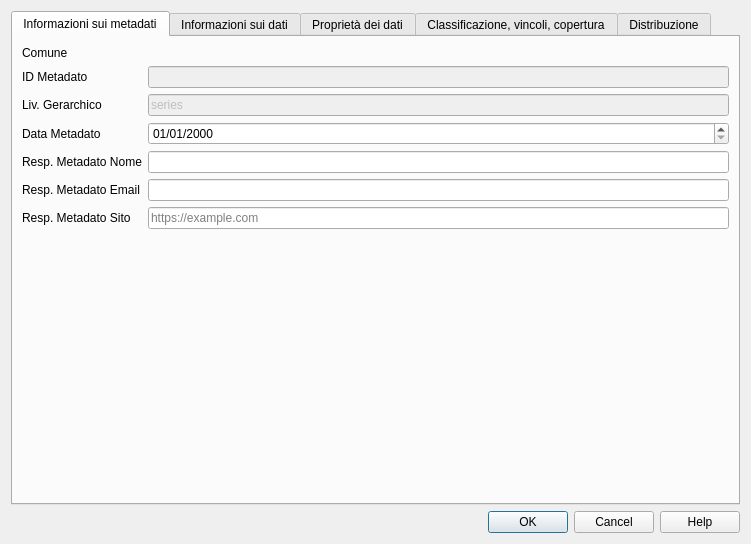
<?xml version="1.0" encoding="UTF-8"?>
<ui version="4.0">
 <class>EditMetadatiDialog</class>
 <widget class="QDialog" name="EditMetadatiDialog">
  <property name="geometry">
   <rect>
    <x>0</x>
    <y>0</y>
    <width>751</width>
    <height>544</height>
   </rect>
  </property>
  <property name="minimumSize">
   <size>
    <width>751</width>
    <height>0</height>
   </size>
  </property>
  <property name="windowTitle">
   <string>MzS Tools - Project Metadata</string>
  </property>
  <layout class="QVBoxLayout" name="verticalLayout">
   <item>
    <widget class="QTabWidget" name="tabWidget">
     <property name="currentIndex">
      <number>0</number>
     </property>
     <widget class="QWidget" name="tab_4">
      <attribute name="title">
       <string>Informazioni sui metadati</string>
      </attribute>
      <layout class="QFormLayout" name="formLayout_4">
       <item row="1" column="0">
        <widget class="QLabel" name="label_id_metadato">
         <property name="text">
          <string>ID Metadato</string>
         </property>
        </widget>
       </item>
       <item row="1" column="1">
        <widget class="QLineEdit" name="id_metadato">
         <property name="enabled">
          <bool>false</bool>
         </property>
        </widget>
       </item>
       <item row="2" column="1">
        <widget class="QLineEdit" name="liv_gerarchico">
         <property name="enabled">
          <bool>false</bool>
         </property>
         <property name="text">
          <string>series</string>
         </property>
        </widget>
       </item>
       <item row="2" column="0">
        <widget class="QLabel" name="label_liv_gerarchico">
         <property name="text">
          <string>Liv. Gerarchico</string>
         </property>
        </widget>
       </item>
       <item row="3" column="0">
        <widget class="QLabel" name="label_data_metadato">
         <property name="text">
          <string>Data Metadato</string>
         </property>
        </widget>
       </item>
       <item row="4" column="1">
        <widget class="QLineEdit" name="resp_metadato_nome">
         <property name="toolTip">
          <string>Inserire il nome e cognome dell'autore dello studio</string>
         </property>
        </widget>
       </item>
       <item row="4" column="0">
        <widget class="QLabel" name="label_resp_metadato_nome">
         <property name="text">
          <string>Resp. Metadato Nome</string>
         </property>
        </widget>
       </item>
       <item row="5" column="1">
        <widget class="QLineEdit" name="resp_metadato_email">
         <property name="toolTip">
          <string>Email dell'autore dello studio</string>
         </property>
        </widget>
       </item>
       <item row="5" column="0">
        <widget class="QLabel" name="label_resp_metadato_email">
         <property name="text">
          <string>Resp. Metadato Email</string>
         </property>
        </widget>
       </item>
       <item row="6" column="1">
        <widget class="QLineEdit" name="resp_metadato_sito">
         <property name="toolTip">
          <string>Inserire eventuale sito web dell'autore dello studio</string>
         </property>
         <property name="placeholderText">
          <string>https://example.com</string>
         </property>
        </widget>
       </item>
       <item row="6" column="0">
        <widget class="QLabel" name="label_resp_metadato_sito">
         <property name="text">
          <string>Resp. Metadato Sito</string>
         </property>
        </widget>
       </item>
       <item row="3" column="1">
        <widget class="QgsDateTimeEdit" name="data_metadato">
         <property name="displayFormat">
          <string>dd/MM/yyyy</string>
         </property>
        </widget>
       </item>
       <item row="0" column="0">
        <widget class="QLabel" name="comuneLabel">
         <property name="text">
          <string>Comune</string>
         </property>
        </widget>
       </item>
       <item row="0" column="1">
        <widget class="QLabel" name="comune_info">
         <property name="font">
          <font>
           <weight>75</weight>
           <bold>true</bold>
          </font>
         </property>
         <property name="text">
          <string/>
         </property>
        </widget>
       </item>
      </layout>
     </widget>
     <widget class="QWidget" name="tab">
      <attribute name="title">
       <string>Informazioni sui dati</string>
      </attribute>
      <layout class="QFormLayout" name="formLayout_5">
       <item row="0" column="0">
        <widget class="QLabel" name="label_srs_dati">
         <property name="text">
          <string>SRS Dati</string>
         </property>
        </widget>
       </item>
       <item row="0" column="1">
        <widget class="QLineEdit" name="srs_dati">
         <property name="enabled">
          <bool>false</bool>
         </property>
         <property name="text">
          <string>32633</string>
         </property>
        </widget>
       </item>
       <item row="1" column="0">
        <widget class="QLabel" name="label_tipo_dato">
         <property name="text">
          <string>Tipo Dato</string>
         </property>
        </widget>
       </item>
       <item row="1" column="1">
        <widget class="QLineEdit" name="tipo_dato">
         <property name="enabled">
          <bool>false</bool>
         </property>
         <property name="text">
          <string>vector</string>
         </property>
        </widget>
       </item>
       <item row="2" column="0">
        <widget class="QLabel" name="label_formato">
         <property name="text">
          <string>Formato</string>
         </property>
        </widget>
       </item>
       <item row="2" column="1">
        <widget class="QLineEdit" name="formato">
         <property name="enabled">
          <bool>false</bool>
         </property>
         <property name="text">
          <string>mapDigital</string>
         </property>
        </widget>
       </item>
       <item row="3" column="0">
        <widget class="QLabel" name="label_data_dato">
         <property name="text">
          <string>Data Dato</string>
         </property>
        </widget>
       </item>
       <item row="3" column="1">
        <widget class="QgsDateTimeEdit" name="data_dato">
         <property name="displayFormat">
          <string>dd/MM/yyyy</string>
         </property>
        </widget>
       </item>
       <item row="4" column="0">
        <widget class="QLabel" name="label_precisione">
         <property name="text">
          <string>Precisione</string>
         </property>
        </widget>
       </item>
       <item row="4" column="1">
        <widget class="QLineEdit" name="precisione">
         <property name="toolTip">
          <string>Precisione del dato (errore in metri)</string>
         </property>
         <property name="placeholderText">
          <string>0.2</string>
         </property>
        </widget>
       </item>
       <item row="5" column="0">
        <widget class="QLabel" name="label_desc_dato">
         <property name="text">
          <string>Descrizione Dato</string>
         </property>
        </widget>
       </item>
       <item row="5" column="1">
        <widget class="QTextEdit" name="desc_dato">
         <property name="maximumSize">
          <size>
           <width>16777215</width>
           <height>99</height>
          </size>
         </property>
         <property name="toolTip">
          <string>Descrizione dei dati</string>
         </property>
         <property name="acceptRichText">
          <bool>false</bool>
         </property>
         <property name="placeholderText">
          <string>Studi di Microzonazione Sismica di livello (n) relativi al comune di ... </string>
         </property>
        </widget>
       </item>
       <item row="6" column="0">
        <widget class="QLabel" name="label_genealogia">
         <property name="text">
          <string>Genealogia</string>
         </property>
        </widget>
       </item>
       <item row="6" column="1">
        <widget class="QTextEdit" name="genealogia">
         <property name="maximumSize">
          <size>
           <width>16777215</width>
           <height>100</height>
          </size>
         </property>
         <property name="toolTip">
          <string>Descrizione della provenienza e dei processi di elaborazione dei dati</string>
         </property>
         <property name="acceptRichText">
          <bool>false</bool>
         </property>
        </widget>
       </item>
      </layout>
     </widget>
     <widget class="QWidget" name="tab_3">
      <attribute name="title">
       <string>Proprietà dei dati</string>
      </attribute>
      <layout class="QFormLayout" name="formLayout_3">
       <item row="0" column="1">
        <widget class="QLineEdit" name="proprieta_dato_nome">
         <property name="placeholderText">
          <string>Regione (nome)</string>
         </property>
        </widget>
       </item>
       <item row="0" column="0">
        <widget class="QLabel" name="label_proprieta_dato_nome">
         <property name="text">
          <string>Nome del proprietario </string>
         </property>
        </widget>
       </item>
       <item row="1" column="1">
        <widget class="QLineEdit" name="proprieta_dato_email"/>
       </item>
       <item row="1" column="0">
        <widget class="QLabel" name="label_proprieta_dato_email">
         <property name="text">
          <string>Email del proprietario</string>
         </property>
        </widget>
       </item>
       <item row="2" column="1">
        <widget class="QLineEdit" name="proprieta_dato_sito"/>
       </item>
       <item row="2" column="0">
        <widget class="QLabel" name="label_proprieta_dato_sito">
         <property name="text">
          <string>Sito web del proprietario</string>
         </property>
        </widget>
       </item>
       <item row="3" column="1">
        <widget class="QLineEdit" name="ruolo">
         <property name="enabled">
          <bool>false</bool>
         </property>
         <property name="text">
          <string>owner</string>
         </property>
        </widget>
       </item>
       <item row="3" column="0">
        <widget class="QLabel" name="label_ruolo">
         <property name="text">
          <string>Ruolo</string>
         </property>
        </widget>
       </item>
       <item row="4" column="1">
        <widget class="QLineEdit" name="contatto_dato_nome">
         <property name="placeholderText">
          <string>Regione (nome)</string>
         </property>
        </widget>
       </item>
       <item row="4" column="0">
        <widget class="QLabel" name="label_contatto_dato_nome">
         <property name="text">
          <string>Nome del punto di contatto</string>
         </property>
        </widget>
       </item>
       <item row="5" column="1">
        <widget class="QLineEdit" name="contatto_dato_email"/>
       </item>
       <item row="5" column="0">
        <widget class="QLabel" name="label_contatto_dato_email">
         <property name="text">
          <string>Email del punto di contatto</string>
         </property>
        </widget>
       </item>
       <item row="6" column="1">
        <widget class="QLineEdit" name="contatto_dato_sito"/>
       </item>
       <item row="6" column="0">
        <widget class="QLabel" name="label_contatto_dato_sito">
         <property name="text">
          <string>Sito web del punto di contatto</string>
         </property>
        </widget>
       </item>
      </layout>
     </widget>
     <widget class="QWidget" name="tab_2">
      <attribute name="title">
       <string>Classificazione, vincoli, copertura</string>
      </attribute>
      <layout class="QFormLayout" name="formLayout_6">
       <item row="0" column="0">
        <widget class="QLabel" name="label_keywords">
         <property name="text">
          <string>Keywords</string>
         </property>
        </widget>
       </item>
       <item row="0" column="1">
        <widget class="QLineEdit" name="keywords">
         <property name="text">
          <string>Microzonazione Sismica, Pericolosità Sismica</string>
         </property>
        </widget>
       </item>
       <item row="1" column="0">
        <widget class="QLabel" name="label_keywords_inspire">
         <property name="text">
          <string>Keywords Inspire</string>
         </property>
        </widget>
       </item>
       <item row="1" column="1">
        <widget class="QLineEdit" name="keywords_inspire">
         <property name="text">
          <string>Zone a rischio naturale, Geologia</string>
         </property>
        </widget>
       </item>
       <item row="2" column="0">
        <widget class="QLabel" name="label_limitazione">
         <property name="text">
          <string>Limitazione</string>
         </property>
        </widget>
       </item>
       <item row="2" column="1">
        <widget class="QLineEdit" name="limitazione">
         <property name="enabled">
          <bool>false</bool>
         </property>
         <property name="text">
          <string>nessuna limitazione</string>
         </property>
        </widget>
       </item>
       <item row="3" column="0">
        <widget class="QLabel" name="label_vincoli_accesso">
         <property name="text">
          <string>Vincoli Accesso</string>
         </property>
        </widget>
       </item>
       <item row="3" column="1">
        <widget class="QLineEdit" name="vincoli_accesso">
         <property name="enabled">
          <bool>false</bool>
         </property>
         <property name="text">
          <string>nessuno</string>
         </property>
        </widget>
       </item>
       <item row="4" column="0">
        <widget class="QLabel" name="label_vincoli_fruibilita">
         <property name="text">
          <string>Vincoli Fruibilità</string>
         </property>
        </widget>
       </item>
       <item row="4" column="1">
        <widget class="QLineEdit" name="vincoli_fruibilita">
         <property name="enabled">
          <bool>false</bool>
         </property>
         <property name="text">
          <string>nessuno</string>
         </property>
        </widget>
       </item>
       <item row="5" column="0">
        <widget class="QLabel" name="label_vincoli_sicurezza">
         <property name="text">
          <string>Vincoli Sicurezza</string>
         </property>
        </widget>
       </item>
       <item row="5" column="1">
        <widget class="QLineEdit" name="vincoli_sicurezza">
         <property name="enabled">
          <bool>false</bool>
         </property>
         <property name="text">
          <string>nessuno</string>
         </property>
        </widget>
       </item>
       <item row="6" column="0">
        <widget class="QLabel" name="label_scala">
         <property name="text">
          <string>Scala</string>
         </property>
        </widget>
       </item>
       <item row="6" column="1">
        <widget class="QLineEdit" name="scala">
         <property name="toolTip">
          <string>Scala nominale (solo denominatore, 10000 o scale più grandi come 5000)</string>
         </property>
         <property name="placeholderText">
          <string>5000</string>
         </property>
        </widget>
       </item>
       <item row="7" column="0">
        <widget class="QLabel" name="label_categoria_iso">
         <property name="text">
          <string>Categoria ISO</string>
         </property>
        </widget>
       </item>
       <item row="7" column="1">
        <widget class="QLineEdit" name="categoria_iso">
         <property name="enabled">
          <bool>false</bool>
         </property>
         <property name="text">
          <string>geoscientificInformation</string>
         </property>
        </widget>
       </item>
       <item row="9" column="0">
        <widget class="QLabel" name="label_estensione_ovest">
         <property name="text">
          <string>Estensione Ovest</string>
         </property>
        </widget>
       </item>
       <item row="9" column="1">
        <widget class="QLineEdit" name="estensione_ovest">
         <property name="toolTip">
          <string>L'estensione geografica è calcolata automaticamente, modificare solo in caso di necessità</string>
         </property>
        </widget>
       </item>
       <item row="10" column="0">
        <widget class="QLabel" name="label_estensione_est">
         <property name="text">
          <string>Estensione Est</string>
         </property>
        </widget>
       </item>
       <item row="10" column="1">
        <widget class="QLineEdit" name="estensione_est">
         <property name="toolTip">
          <string>L'estensione geografica è calcolata automaticamente, modificare solo in caso di necessità</string>
         </property>
        </widget>
       </item>
       <item row="11" column="0">
        <widget class="QLabel" name="label_estensione_sud">
         <property name="text">
          <string>Estensione Sud</string>
         </property>
        </widget>
       </item>
       <item row="11" column="1">
        <widget class="QLineEdit" name="estensione_sud">
         <property name="toolTip">
          <string>L'estensione geografica è calcolata automaticamente, modificare solo in caso di necessità</string>
         </property>
        </widget>
       </item>
       <item row="8" column="1">
        <widget class="QLineEdit" name="estensione_nord">
         <property name="toolTip">
          <string>L'estensione geografica è calcolata automaticamente, modificare solo in caso di necessità</string>
         </property>
        </widget>
       </item>
       <item row="8" column="0">
        <widget class="QLabel" name="label_estensione_nord">
         <property name="text">
          <string>Estensione Nord</string>
         </property>
        </widget>
       </item>
      </layout>
     </widget>
     <widget class="QWidget" name="tab_5">
      <attribute name="title">
       <string>Distribuzione</string>
      </attribute>
      <layout class="QFormLayout" name="formLayout">
       <item row="0" column="0">
        <widget class="QLabel" name="label_formato_dati">
         <property name="text">
          <string>Formato Dati</string>
         </property>
        </widget>
       </item>
       <item row="0" column="1">
        <widget class="QLineEdit" name="formato_dati"/>
       </item>
       <item row="1" column="0">
        <widget class="QLabel" name="label_distributore_dato_nome">
         <property name="text">
          <string>Distributore Dato Nome</string>
         </property>
        </widget>
       </item>
       <item row="1" column="1">
        <widget class="QLineEdit" name="distributore_dato_nome"/>
       </item>
       <item row="2" column="0">
        <widget class="QLabel" name="label_distributore_dato_telefono">
         <property name="text">
          <string>Distributore Dato Telefono</string>
         </property>
        </widget>
       </item>
       <item row="2" column="1">
        <widget class="QLineEdit" name="distributore_dato_telefono"/>
       </item>
       <item row="3" column="0">
        <widget class="QLabel" name="label_distributore_dato_email">
         <property name="text">
          <string>Distributore Dato Email</string>
         </property>
        </widget>
       </item>
       <item row="3" column="1">
        <widget class="QLineEdit" name="distributore_dato_email"/>
       </item>
       <item row="4" column="0">
        <widget class="QLabel" name="label_distributore_dato_sito">
         <property name="text">
          <string>Distributore Dato Sito</string>
         </property>
        </widget>
       </item>
       <item row="4" column="1">
        <widget class="QLineEdit" name="distributore_dato_sito"/>
       </item>
       <item row="5" column="0">
        <widget class="QLabel" name="label_url_accesso_dato">
         <property name="text">
          <string>URL Accesso Dato</string>
         </property>
        </widget>
       </item>
       <item row="5" column="1">
        <widget class="QLineEdit" name="url_accesso_dato"/>
       </item>
       <item row="6" column="0">
        <widget class="QLabel" name="label_funzione_accesso_dato">
         <property name="text">
          <string>Funzione Accesso Dato</string>
         </property>
        </widget>
       </item>
       <item row="6" column="1">
        <widget class="QLineEdit" name="funzione_accesso_dato"/>
       </item>
       <item row="7" column="0" colspan="2">
        <widget class="QLabel" name="label">
         <property name="font">
          <font>
           <italic>true</italic>
          </font>
         </property>
         <property name="text">
          <string>&lt;html&gt;&lt;head/&gt;&lt;body&gt;&lt;p&gt;&lt;span style=&quot; color:#e01b24;&quot;&gt;Attenzione: questi campi dovranno essere compilati dal soggetto distributore dei dati stessi (ad es. DPC, Regione, ecc.)&lt;/span&gt;&lt;/p&gt;&lt;/body&gt;&lt;/html&gt;</string>
         </property>
         <property name="wordWrap">
          <bool>false</bool>
         </property>
        </widget>
       </item>
      </layout>
     </widget>
    </widget>
   </item>
   <item>
    <widget class="QDialogButtonBox" name="button_box">
     <property name="standardButtons">
      <set>QDialogButtonBox::Cancel|QDialogButtonBox::Help|QDialogButtonBox::Ok</set>
     </property>
    </widget>
   </item>
  </layout>
 </widget>
 <customwidgets>
  <customwidget>
   <class>QgsDateTimeEdit</class>
   <extends>QDateTimeEdit</extends>
   <header>qgsdatetimeedit.h</header>
  </customwidget>
 </customwidgets>
 <resources/>
 <connections/>
</ui>
